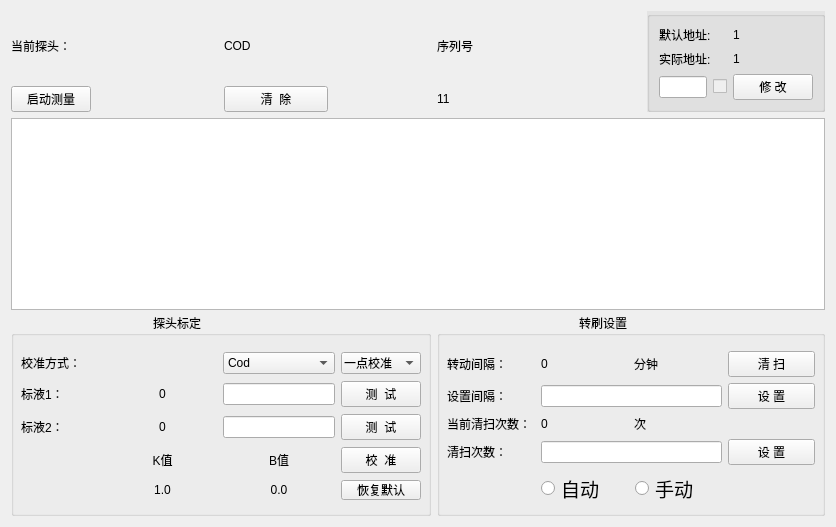
       <widget class="QWidget" name="tab_3">
        <attribute name="title">
         <string>探头设置</string>
        </attribute>
        <layout class="QHBoxLayout" name="horizontalLayout_3">
         <item>
          <layout class="QVBoxLayout" name="verticalLayout">
           <item>
            <layout class="QGridLayout" name="gridLayout_4">
             <item row="1" column="1">
              <widget class="QLabel" name="label_current_tantou">
               <property name="styleSheet">
                <string notr="true">color:rgb(0, 0, 0);
font: 17px &quot;Arial&quot;;</string>
               </property>
               <property name="text">
                <string>COD</string>
               </property>
               <property name="alignment">
                <set>Qt::AlignLeading|Qt::AlignLeft|Qt::AlignVCenter</set>
               </property>
              </widget>
             </item>
             <item row="5" column="0" colspan="2">
              <widget class="QGroupBox" name="groupBox_11">
               <property name="sizePolicy">
                <sizepolicy hsizetype="Preferred" vsizetype="Preferred">
                 <horstretch>0</horstretch>
                 <verstretch>0</verstretch>
                </sizepolicy>
               </property>
               <property name="minimumSize">
                <size>
                 <width>420</width>
                 <height>0</height>
                </size>
               </property>
               <property name="maximumSize">
                <size>
                 <width>16777215</width>
                 <height>16777215</height>
                </size>
               </property>
               <property name="styleSheet">
                <string notr="true">QLabel{
	font: 17px &quot;黑体&quot;;
}
QGroupBox{
	padding-top:25px;
}

QGroupBox::title{
	font: 17px &quot;黑体&quot;;
	left:140px;
}</string>
               </property>
               <property name="title">
                <string>探头标定</string>
               </property>
               <layout class="QGridLayout" name="gridLayout_11">
                <item row="3" column="2" colspan="3">
                 <widget class="QLabel" name="label_26">
                  <property name="text">
                   <string>K值</string>
                  </property>
                  <property name="alignment">
                   <set>Qt::AlignCenter</set>
                  </property>
                 </widget>
                </item>
                <item row="0" column="0" colspan="2">
                 <widget class="QLabel" name="label_23">
                  <property name="styleSheet">
                   <string notr="true"/>
                  </property>
                  <property name="text">
                   <string>校准方式：</string>
                  </property>
                 </widget>
                </item>
                <item row="2" column="2" colspan="3">
                 <widget class="QLabel" name="label_test2_value">
                  <property name="minimumSize">
                   <size>
                    <width>82</width>
                    <height>0</height>
                   </size>
                  </property>
                  <property name="text">
                   <string>0</string>
                  </property>
                  <property name="alignment">
                   <set>Qt::AlignCenter</set>
                  </property>
                 </widget>
                </item>
                <item row="2" column="0" colspan="2">
                 <widget class="QLabel" name="label_stand2">
                  <property name="text">
                   <string>标液2：</string>
                  </property>
                 </widget>
                </item>
                <item row="2" column="5" colspan="3">
                 <widget class="QLineEdit" name="lineEdit_stand2">
                  <property name="styleSheet">
                   <string notr="true">font: 12pt &quot;Arial&quot;;
padding:1.5px;</string>
                  </property>
                 </widget>
                </item>
                <item row="0" column="8">
                 <widget class="QComboBox" name="comboBox_cal_type">
                  <property name="styleSheet">
                   <string notr="true">font: 16px &quot;黑体&quot;;
padding:1.5px;</string>
                  </property>
                  <item>
                   <property name="text">
                    <string>一点校准</string>
                   </property>
                  </item>
                  <item>
                   <property name="text">
                    <string>两点校准</string>
                   </property>
                  </item>
                 </widget>
                </item>
                <item row="1" column="8">
                 <widget class="QPushButton" name="pushButton_stand1">
                  <property name="text">
                   <string>测  试</string>
                  </property>
                 </widget>
                </item>
                <item row="3" column="5" colspan="3">
                 <widget class="QLabel" name="label_27">
                  <property name="text">
                   <string>B值</string>
                  </property>
                  <property name="alignment">
                   <set>Qt::AlignCenter</set>
                  </property>
                 </widget>
                </item>
                <item row="4" column="2" colspan="3">
                 <widget class="QLabel" name="label_k">
                  <property name="text">
                   <string>1.0</string>
                  </property>
                  <property name="alignment">
                   <set>Qt::AlignCenter</set>
                  </property>
                 </widget>
                </item>
                <item row="1" column="5" colspan="3">
                 <widget class="QLineEdit" name="lineEdit_stand1">
                  <property name="styleSheet">
                   <string notr="true">font: 12pt &quot;Arial&quot;;
padding:1.5px;</string>
                  </property>
                 </widget>
                </item>
                <item row="1" column="2" colspan="3">
                 <widget class="QLabel" name="label_test1_value">
                  <property name="minimumSize">
                   <size>
                    <width>82</width>
                    <height>0</height>
                   </size>
                  </property>
                  <property name="styleSheet">
                   <string notr="true"/>
                  </property>
                  <property name="text">
                   <string>0</string>
                  </property>
                  <property name="alignment">
                   <set>Qt::AlignCenter</set>
                  </property>
                 </widget>
                </item>
                <item row="4" column="8">
                 <widget class="QPushButton" name="pushButton_return_default">
                  <property name="styleSheet">
                   <string notr="true">padding-left:8px;
padding-right:8px;</string>
                  </property>
                  <property name="text">
                   <string>恢复默认</string>
                  </property>
                 </widget>
                </item>
                <item row="4" column="5" colspan="3">
                 <widget class="QLabel" name="label_b">
                  <property name="text">
                   <string>0.0</string>
                  </property>
                  <property name="alignment">
                   <set>Qt::AlignCenter</set>
                  </property>
                 </widget>
                </item>
                <item row="2" column="8">
                 <widget class="QPushButton" name="pushButton_stand2">
                  <property name="text">
                   <string>测  试</string>
                  </property>
                 </widget>
                </item>
                <item row="1" column="0">
                 <widget class="QLabel" name="label_24">
                  <property name="text">
                   <string>标液1：</string>
                  </property>
                 </widget>
                </item>
                <item row="3" column="8">
                 <widget class="QPushButton" name="pushButton_5">
                  <property name="text">
                   <string>校  准</string>
                  </property>
                 </widget>
                </item>
                <item row="0" column="5" colspan="3">
                 <widget class="QComboBox" name="comboBox_cal_param">
                  <property name="styleSheet">
                   <string notr="true">font: 16px &quot;Arial&quot;;</string>
                  </property>
                  <item>
                   <property name="text">
                    <string>Cod</string>
                   </property>
                  </item>
                  <item>
                   <property name="text">
                    <string>Turb</string>
                   </property>
                  </item>
                 </widget>
                </item>
               </layout>
              </widget>
             </item>
             <item row="2" column="1">
              <layout class="QGridLayout" name="gridLayout_23">
               <item row="0" column="1">
                <widget class="QPushButton" name="pushButton_20">
                 <property name="sizePolicy">
                  <sizepolicy hsizetype="Expanding" vsizetype="Fixed">
                   <horstretch>0</horstretch>
                   <verstretch>0</verstretch>
                  </sizepolicy>
                 </property>
                 <property name="maximumSize">
                  <size>
                   <width>16777</width>
                   <height>16777215</height>
                  </size>
                 </property>
                 <property name="layoutDirection">
                  <enum>Qt::RightToLeft</enum>
                 </property>
                 <property name="styleSheet">
                  <string notr="true"/>
                 </property>
                 <property name="text">
                  <string>清  除</string>
                 </property>
                </widget>
               </item>
               <item row="0" column="2">
                <spacer name="horizontalSpacer_8">
                 <property name="orientation">
                  <enum>Qt::Horizontal</enum>
                 </property>
                 <property name="sizeHint" stdset="0">
                  <size>
                   <width>40</width>
                   <height>20</height>
                  </size>
                 </property>
                </spacer>
               </item>
              </layout>
             </item>
             <item row="4" column="0" colspan="5">
              <widget class="QTextEdit" name="textEdit_setTantou_data">
               <property name="sizePolicy">
                <sizepolicy hsizetype="Expanding" vsizetype="Expanding">
                 <horstretch>4</horstretch>
                 <verstretch>0</verstretch>
                </sizepolicy>
               </property>
               <property name="styleSheet">
                <string notr="true">font: 17px &quot;Arial&quot;;</string>
               </property>
              </widget>
             </item>
             <item row="2" column="0">
              <layout class="QGridLayout" name="gridLayout_21">
               <item row="0" column="0">
                <widget class="QPushButton" name="pushButton_read_data">
                 <property name="sizePolicy">
                  <sizepolicy hsizetype="Preferred" vsizetype="Fixed">
                   <horstretch>0</horstretch>
                   <verstretch>0</verstretch>
                  </sizepolicy>
                 </property>
                 <property name="maximumSize">
                  <size>
                   <width>1677215</width>
                   <height>16777215</height>
                  </size>
                 </property>
                 <property name="styleSheet">
                  <string notr="true"/>
                 </property>
                 <property name="text">
                  <string> 启动测量 </string>
                 </property>
                </widget>
               </item>
               <item row="0" column="1">
                <spacer name="horizontalSpacer_5">
                 <property name="orientation">
                  <enum>Qt::Horizontal</enum>
                 </property>
                 <property name="sizeHint" stdset="0">
                  <size>
                   <width>40</width>
                   <height>20</height>
                  </size>
                 </property>
                </spacer>
               </item>
              </layout>
             </item>
             <item row="1" column="4" rowspan="2">
              <widget class="QGroupBox" name="groupBox_13">
               <property name="maximumSize">
                <size>
                 <width>400</width>
                 <height>150</height>
                </size>
               </property>
               <property name="styleSheet">
                <string notr="true">QGroupBox{
	font: 16pt &quot;黑体&quot;;
	background-color:rgb(227, 227, 227);
	border:&quot;1px&quot;;
	padding-top: 0ex;
}
QLabel{
font: 14pt &quot;黑体&quot;;
}</string>
               </property>
               <property name="title">
                <string/>
               </property>
               <layout class="QGridLayout" name="gridLayout_9">
                <item row="2" column="0">
                 <layout class="QGridLayout" name="gridLayout_8">
                  <item row="3" column="0">
                   <widget class="QLabel" name="label_14">
                    <property name="styleSheet">
                     <string notr="true">color:rgb(0, 0, 0);
font: 17px &quot;黑体&quot;;</string>
                    </property>
                    <property name="text">
                     <string>实际地址:     </string>
                    </property>
                   </widget>
                  </item>
                  <item row="4" column="1">
                   <widget class="QPushButton" name="pushButton_addr_update">
                    <property name="styleSheet">
                     <string notr="true"/>
                    </property>
                    <property name="text">
                     <string> 修 改 </string>
                    </property>
                   </widget>
                  </item>
                  <item row="2" column="0">
                   <widget class="QLabel" name="label_12">
                    <property name="styleSheet">
                     <string notr="true">color:rgb(0, 0, 0);
font: 17px &quot;黑体&quot;;</string>
                    </property>
                    <property name="text">
                     <string>默认地址:</string>
                    </property>
                   </widget>
                  </item>
                  <item row="3" column="1">
                   <widget class="QLabel" name="label_real_id">
                    <property name="styleSheet">
                     <string notr="true">color:rgb(0, 0, 0);
font: 17px &quot;Arial&quot;;</string>
                    </property>
                    <property name="text">
                     <string>1</string>
                    </property>
                   </widget>
                  </item>
                  <item row="2" column="1">
                   <widget class="QLabel" name="label_addr_default">
                    <property name="styleSheet">
                     <string notr="true">color:rgb(0, 0, 0);
font: 17px &quot;Arial&quot;;</string>
                    </property>
                    <property name="text">
                     <string>1</string>
                    </property>
                   </widget>
                  </item>
                  <item row="4" column="0">
                   <layout class="QHBoxLayout" name="horizontalLayout_6">
                    <item>
                     <widget class="QLineEdit" name="lineEdit_addr_update">
                      <property name="styleSheet">
                       <string notr="true">font: 12pt &quot;Arial&quot;;</string>
                      </property>
                     </widget>
                    </item>
                    <item>
                     <widget class="QCheckBox" name="checkBox_repeat">
                      <property name="enabled">
                       <bool>false</bool>
                      </property>
                      <property name="text">
                       <string/>
                      </property>
                     </widget>
                    </item>
                   </layout>
                  </item>
                 </layout>
                </item>
               </layout>
              </widget>
             </item>
             <item row="5" column="2" colspan="3">
              <widget class="QGroupBox" name="groupBox_brush">
               <property name="maximumSize">
                <size>
                 <width>167772</width>
                 <height>16777215</height>
                </size>
               </property>
               <property name="styleSheet">
                <string notr="true">QLabel{
	font: 17px &quot;黑体&quot;;
}

QGroupBox{
	padding-top:25px;
}

QGroupBox::title{
	font: 17px &quot;黑体&quot;;
	left:140px;
}</string>
               </property>
               <property name="title">
                <string>转刷设置</string>
               </property>
               <layout class="QGridLayout" name="gridLayout_10">
                <item row="2" column="2">
                 <widget class="QLabel" name="label_21">
                  <property name="text">
                   <string>次</string>
                  </property>
                 </widget>
                </item>
                <item row="3" column="1" colspan="2">
                 <widget class="QLineEdit" name="lineEdit_clear_num">
                  <property name="styleSheet">
                   <string notr="true">font: 12pt &quot;Arial&quot;;
padding:1.5px;</string>
                  </property>
                 </widget>
                </item>
                <item row="2" column="0">
                 <widget class="QLabel" name="label_19">
                  <property name="text">
                   <string>当前清扫次数：</string>
                  </property>
                 </widget>
                </item>
                <item row="3" column="0">
                 <widget class="QLabel" name="label_num_clear">
                  <property name="text">
                   <string>清扫次数：</string>
                  </property>
                 </widget>
                </item>
                <item row="0" column="1">
                 <widget class="QLabel" name="label_rotation">
                  <property name="text">
                   <string>0</string>
                  </property>
                 </widget>
                </item>
                <item row="0" column="0">
                 <widget class="QLabel" name="label_11">
                  <property name="text">
                   <string>转动间隔：</string>
                  </property>
                 </widget>
                </item>
                <item row="2" column="1">
                 <widget class="QLabel" name="label_clear_num">
                  <property name="text">
                   <string>0</string>
                  </property>
                 </widget>
                </item>
                <item row="4" column="1" colspan="2">
                 <layout class="QHBoxLayout" name="horizontalLayout_5">
                  <item>
                   <widget class="QRadioButton" name="radioButton_auto">
                    <property name="font">
                     <font>
                      <pointsize>14</pointsize>
                     </font>
                    </property>
                    <property name="text">
                     <string>自动</string>
                    </property>
                   </widget>
                  </item>
                  <item>
                   <widget class="QRadioButton" name="radioButton_hand">
                    <property name="font">
                     <font>
                      <pointsize>14</pointsize>
                     </font>
                    </property>
                    <property name="text">
                     <string>手动</string>
                    </property>
                   </widget>
                  </item>
                 </layout>
                </item>
                <item row="1" column="0">
                 <widget class="QLabel" name="label_18">
                  <property name="text">
                   <string>设置间隔：</string>
                  </property>
                 </widget>
                </item>
                <item row="0" column="2">
                 <widget class="QLabel" name="label_17">
                  <property name="text">
                   <string>分钟</string>
                  </property>
                 </widget>
                </item>
                <item row="1" column="3">
                 <widget class="QPushButton" name="pushButton_rotation_update">
                  <property name="text">
                   <string>设 置</string>
                  </property>
                 </widget>
                </item>
                <item row="0" column="3">
                 <widget class="QPushButton" name="pushButton_clear">
                  <property name="text">
                   <string>清 扫</string>
                  </property>
                 </widget>
                </item>
                <item row="3" column="3">
                 <widget class="QPushButton" name="pushButton_clear_num">
                  <property name="text">
                   <string>设 置</string>
                  </property>
                 </widget>
                </item>
                <item row="1" column="1" colspan="2">
                 <widget class="QLineEdit" name="lineEdit_rotation_update">
                  <property name="styleSheet">
                   <string notr="true">font: 12pt &quot;Arial&quot;;
padding:1.5px;</string>
                  </property>
                 </widget>
                </item>
               </layout>
              </widget>
             </item>
             <item row="1" column="0">
              <layout class="QGridLayout" name="gridLayout_22">
               <item row="0" column="0">
                <widget class="QLabel" name="label_7">
                 <property name="styleSheet">
                  <string notr="true">color:rgb(0, 0, 0);
font: 17px &quot;黑体&quot;;</string>
                 </property>
                 <property name="text">
                  <string>当前探头：</string>
                 </property>
                 <property name="alignment">
                  <set>Qt::AlignLeading|Qt::AlignLeft|Qt::AlignVCenter</set>
                 </property>
                </widget>
               </item>
              </layout>
             </item>
             <item row="1" column="2" colspan="2">
              <widget class="QLabel" name="label_8">
               <property name="styleSheet">
                <string notr="true">color:rgb(0, 0, 0);
font: 17px &quot;黑体&quot;;</string>
               </property>
               <property name="text">
                <string>序列号</string>
               </property>
              </widget>
             </item>
             <item row="2" column="2" colspan="2">
              <widget class="QLabel" name="label_sn">
               <property name="styleSheet">
                <string notr="true">color:rgb(0, 0, 0); 
font: 17px &quot;Arial&quot;;</string>
               </property>
               <property name="text">
                <string>11</string>
               </property>
              </widget>
             </item>
            </layout>
           </item>
          </layout>
         </item>
        </layout>
       </widget>
